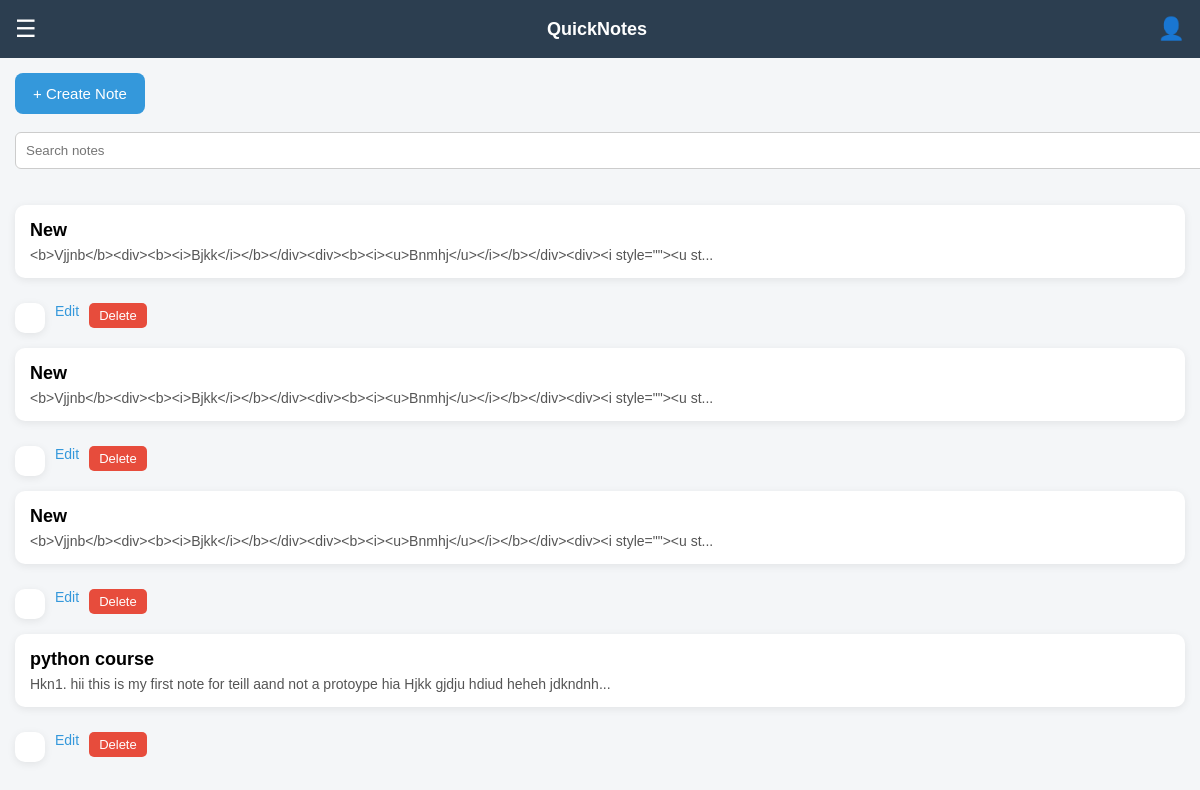
Page / (signed in) on the earlier database version.
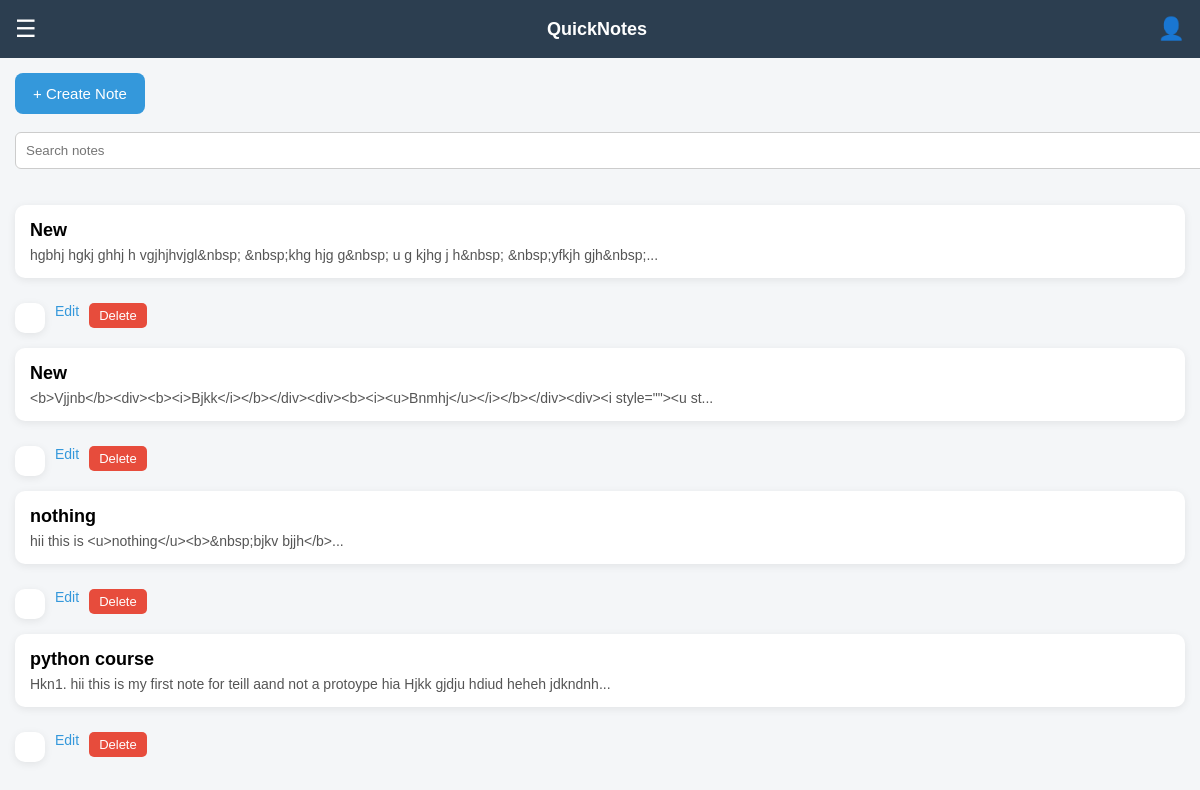
Same page on the later database version.
### tables this page shows
CREATE TABLE notebook(
        id INTEGER PRIMARY KEY AUTOINCREMENT,
        title TEXT,
        content TEXT,
        category TEXT,
        user_id INTEGER,
        created_at TEXT,
        is_deleted INTEGER DEFAULT 0,
        FOREIGN KEY(user_id) REFERENCES user(id)
    );

### renderapp.py (the view)
@app.route("/")
@login_required
def home():
    db = get_db()
    notes = db.execute(
        "SELECT * FROM notebook WHERE user_id=? AND is_deleted=0 ORDER BY created_at DESC",
        (session["user_id"],)
    ).fetchall()
    db.close()
    return render_template("home.html", notes=notes)

### renderapp.py (called while the page is built)
def get_db():
    conn = sqlite3.connect(DATABASE)
    conn.row_factory = sqlite3.Row
    return conn

def login_required(route_function):
    @wraps(route_function)
    def wrapper(*args, **kwargs):
        if "user_id" not in session:
            return redirect(url_for("login"))
        return route_function(*args, **kwargs)
    return wrapper

### templates/home.html (shortened to what this page needs)
<!DOCTYPE html>
<html>
<head>
</head>
<body>
<div class="navbar">
<span class="menu-btn" onclick="openMenu()">☰</span>
<div class="logo">QuickNotes</div>
<div class="profile" onclick="location.href='/profile'">
👤
</div>
</div>
<div class="container">
<a href="/create_note">
<button class="create-btn">+ Create Note</button>
</a>
<br><br>
<form action="/search">
<input class="search" name="q" placeholder="Search notes">
</form>
<br><br>
<div class="notes">
{% for note in notes %}
<a href="/update_note/{{note.id}}" class="note-card">
<div class="note-title">
{{note.title}}
</div>
<div class="note-content">
{{note.content[:100]}}...
</div>
<div class="note-actions">
<a class="edit-btn" href="/update_note/{{note.id}}" onclick="event.stopPropagation()">Edit</a>
<form action="/move_to_trash/{{note.id}}" method="post" onclick="event.stopPropagation()">
<button class="delete-btn">Delete</button>
</form>
</div>
</a>
{% endfor %}
</div>
</div>
</body>
</html>

Differences in the rows shown:
no longer on this page (row edited): notebook: title "New", content "<b>Vjjnb</b><div><b><i>Bjkk</i></b></div><div><b><i><u>Bnmhj</u></i></b></div><div><i style=\"\"><u st"
changed notebook: content "<b>Vjjnb</b><div><b><i>Bjkk</i></b></div><div><b><i><u>Bnmhj</u></i></b></div><div><i style=\"\"><u st" → "hgbhj hgkj ghhj h vgjhjhvjgl&nbsp; &nbsp;khg hjg g&nbsp; u g kjhg j h&nbsp; &nbsp;yfkjh gjh&nbsp;"
now on this page (row edited): notebook: title "nothing", content "hii this is <u>nothing</u><b>&nbsp;bjkv bjjh</b>"
